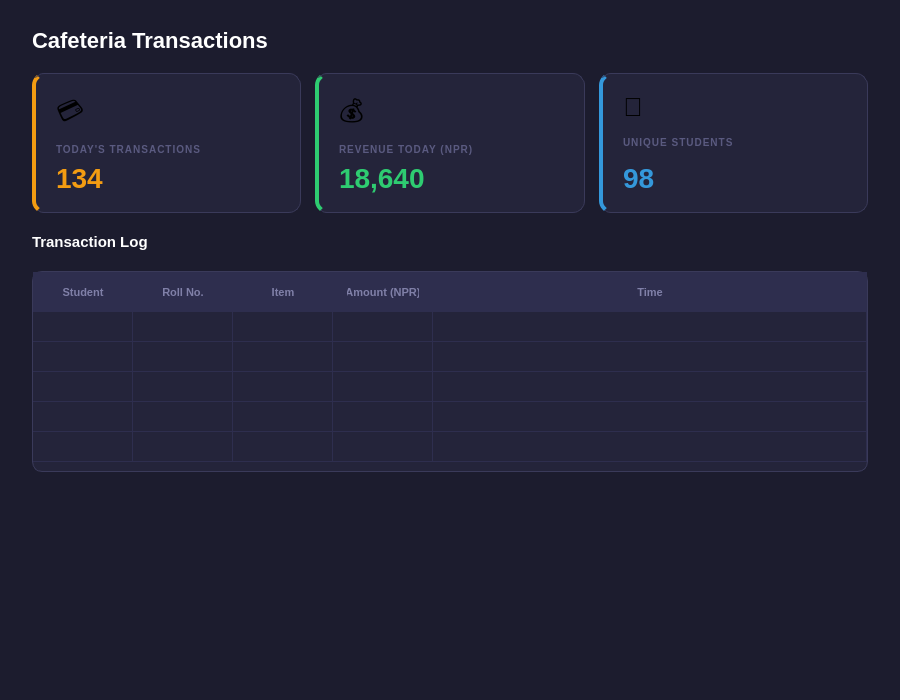
<?xml version='1.0' encoding='UTF-8'?>
<ui version="4.0"><class>CafeteriaPage</class><widget class="QWidget" name="CafeteriaPage">
 <property name="geometry"><rect><x>0</x><y>0</y><width>900</width><height>700</height></rect></property>
 <property name="windowTitle"><string>CafeteriaPage</string></property>
 <property name="styleSheet"><string notr="true">QWidget#CafeteriaPage { background-color: #1C1C2E; }</string></property>
         <layout class="QVBoxLayout" name="cafeteriaLayout">
          <property name="leftMargin"><number>32</number></property><property name="topMargin"><number>28</number></property><property name="rightMargin"><number>32</number></property><property name="bottomMargin"><number>28</number></property><property name="spacing"><number>20</number></property>

          <item>
           <widget class="QLabel" name="labelCafTitle">
            <property name="text"><string>Cafeteria Transactions</string></property>
            <property name="styleSheet"><string notr="true">color:#FFFFFF;font-size:22px;font-weight:700;background:transparent;border:none;</string></property>
           </widget>
          </item>

          <item>
           <layout class="QHBoxLayout" name="cafStatRow">
            <property name="spacing"><number>14</number></property>

            <item>
             <widget class="QFrame" name="cafCard1">
              <property name="styleSheet"><string notr="true">QFrame#cafCard1{background-color:#24243A;border:1px solid #3A3A5A;border-radius:12px;border-left:4px solid #F39C12;}</string></property>
              <layout class="QVBoxLayout"><property name="leftMargin"><number>20</number></property><property name="topMargin"><number>18</number></property><property name="rightMargin"><number>20</number></property><property name="bottomMargin"><number>18</number></property><property name="spacing"><number>6</number></property>
               <item><widget class="QLabel"><property name="text"><string>💳</string></property><property name="styleSheet"><string notr="true">font-size:26px;background:transparent;border:none;</string></property></widget></item>
               <item><widget class="QLabel"><property name="text"><string>TODAY'S TRANSACTIONS</string></property><property name="styleSheet"><string notr="true">font-size:10px;font-weight:600;color:#5A5A80;letter-spacing:1px;background:transparent;border:none;</string></property></widget></item>
               <item><widget class="QLabel" name="cafVal1"><property name="text"><string>134</string></property><property name="styleSheet"><string notr="true">font-size:28px;font-weight:800;color:#F39C12;background:transparent;border:none;</string></property></widget></item>
              </layout>
             </widget>
            </item>

            <item>
             <widget class="QFrame" name="cafCard2">
              <property name="styleSheet"><string notr="true">QFrame#cafCard2{background-color:#24243A;border:1px solid #3A3A5A;border-radius:12px;border-left:4px solid #2ECC71;}</string></property>
              <layout class="QVBoxLayout"><property name="leftMargin"><number>20</number></property><property name="topMargin"><number>18</number></property><property name="rightMargin"><number>20</number></property><property name="bottomMargin"><number>18</number></property><property name="spacing"><number>6</number></property>
               <item><widget class="QLabel"><property name="text"><string>💰</string></property><property name="styleSheet"><string notr="true">font-size:26px;background:transparent;border:none;</string></property></widget></item>
               <item><widget class="QLabel"><property name="text"><string>REVENUE TODAY (NPR)</string></property><property name="styleSheet"><string notr="true">font-size:10px;font-weight:600;color:#5A5A80;letter-spacing:1px;background:transparent;border:none;</string></property></widget></item>
               <item><widget class="QLabel" name="cafVal2"><property name="text"><string>18,640</string></property><property name="styleSheet"><string notr="true">font-size:28px;font-weight:800;color:#2ECC71;background:transparent;border:none;</string></property></widget></item>
              </layout>
             </widget>
            </item>

            <item>
             <widget class="QFrame" name="cafCard3">
              <property name="styleSheet"><string notr="true">QFrame#cafCard3{background-color:#24243A;border:1px solid #3A3A5A;border-radius:12px;border-left:4px solid #3498DB;}</string></property>
              <layout class="QVBoxLayout"><property name="leftMargin"><number>20</number></property><property name="topMargin"><number>18</number></property><property name="rightMargin"><number>20</number></property><property name="bottomMargin"><number>18</number></property><property name="spacing"><number>6</number></property>
               <item><widget class="QLabel"><property name="text"><string>👤</string></property><property name="styleSheet"><string notr="true">font-size:26px;background:transparent;border:none;</string></property></widget></item>
               <item><widget class="QLabel"><property name="text"><string>UNIQUE STUDENTS</string></property><property name="styleSheet"><string notr="true">font-size:10px;font-weight:600;color:#5A5A80;letter-spacing:1px;background:transparent;border:none;</string></property></widget></item>
               <item><widget class="QLabel" name="cafVal3"><property name="text"><string>98</string></property><property name="styleSheet"><string notr="true">font-size:28px;font-weight:800;color:#3498DB;background:transparent;border:none;</string></property></widget></item>
              </layout>
             </widget>
            </item>

           </layout>
          </item>

          <item>
           <widget class="QLabel" name="labelTransLog">
            <property name="text"><string>Transaction Log</string></property>
            <property name="styleSheet"><string notr="true">color:#FFFFFF;font-size:15px;font-weight:600;background:transparent;border:none;</string></property>
           </widget>
          </item>

          <item>
           <widget class="QTableWidget" name="tableCafeteria">
            <property name="styleSheet">
             <string notr="true">QTableWidget{background-color:#24243A;border:1px solid #3A3A5A;border-radius:10px;gridline-color:#2E2E4E;font-size:13px;}
QHeaderView::section{background-color:#2E2E4E;color:#8080A8;font-size:11px;font-weight:600;padding:11px 14px;border:none;}
QTableWidget::item{padding:11px 14px;color:#C0C0D8;}
QTableWidget::item:selected{background-color:#2E1F3E;color:#fff;}
QTableWidget::item:hover{background-color:#2A2A40;}</string>
            </property>
            <property name="editTriggers"><set>QAbstractItemView::NoEditTriggers</set></property>
            <property name="selectionBehavior"><enum>QAbstractItemView::SelectRows</enum></property>
            <property name="selectionMode"><enum>QAbstractItemView::SingleSelection</enum></property>
            <attribute name="horizontalHeaderStretchLastSection"><bool>true</bool></attribute>
            <attribute name="verticalHeaderVisible"><bool>false</bool></attribute>
            <column><property name="text"><string>Student</string></property></column>
            <column><property name="text"><string>Roll No.</string></property></column>
            <column><property name="text"><string>Item</string></property></column>
            <column><property name="text"><string>Amount (NPR)</string></property></column>
            <column><property name="text"><string>Time</string></property></column>
            <row /><row /><row /><row /><row />
           </widget>
          </item>

          <item><spacer><property name="orientation"><enum>Qt::Vertical</enum></property><property name="sizeHint" stdset="0"><size><width>20</width><height>40</height></size></property></spacer></item>

         </layout>
        </widget>

        
        <resources /><connections /></ui>
